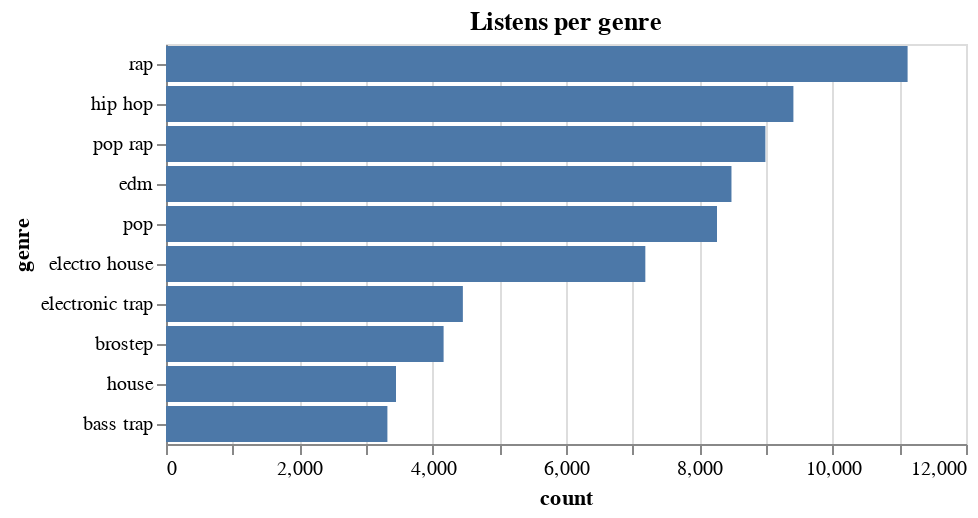

Notebook code cell kept with this figure:
### Markdown cell above
If we take the percentage of the artists with three or less genres, we see this is 52%. This is quite high, and means many people are pretty specific with regards to what genres they fall into for Spotify. 

What genres are they, though? That is the big question. Let's see!

### Code cell
#hide_input
top_genres = (
    genres_df.apply(pd.Series.value_counts)
    .apply(np.sum, axis=1)
    .sort_values(ascending=False)[:10]
    .reset_index()
    .rename(columns={'index': 'genre', 0: 'count'})
)

alt.Chart(top_genres).mark_bar().encode(
    x='count', 
    y=alt.Y('genre', sort='-x'),
    tooltip=['count'],
).properties(title='Listens per genre')

### Figure 1 — Vega-Lite specification as saved in the notebook (floating-point values rounded to 4 significant figures)
{"usermeta": {"embedOptions": {"theme": "fivethirtyeight"}}, "config": {"view": {"continuousWidth": 400, "continuousHeight": 300}}, "data": {"name": "data-8c85cf575eb5388d02d5cc4084c1f1c9"}, "mark": "bar", "encoding": {"tooltip": [{"type": "quantitative", "field": "count"}], "x": {"type": "quantitative", "field": "count"}, "y": {"type": "nominal", "field": "genre", "sort": "-x"}}, "title": "Listens per genre", "$schema": "https://vega.github.io/schema/vega-lite/v4.8.1.json", "datasets": {"data-8c85cf575eb5388d02d5cc4084c1f1c9": [{"genre": "rap", "count": 11120.0}, {"genre": "hip hop", "count": 9411.0}, {"genre": "pop rap", "count": 8991.0}, {"genre": "edm", "count": 8482.0}, {"genre": "pop", "count": 8265.0}, {"genre": "electro house", "count": 7190.0}, {"genre": "electronic trap", "count": 4453.0}, {"genre": "brostep", "count": 4164.0}, {"genre": "house", "count": 3450.0}, {"genre": "bass trap", "count": 3321.0}]}}
